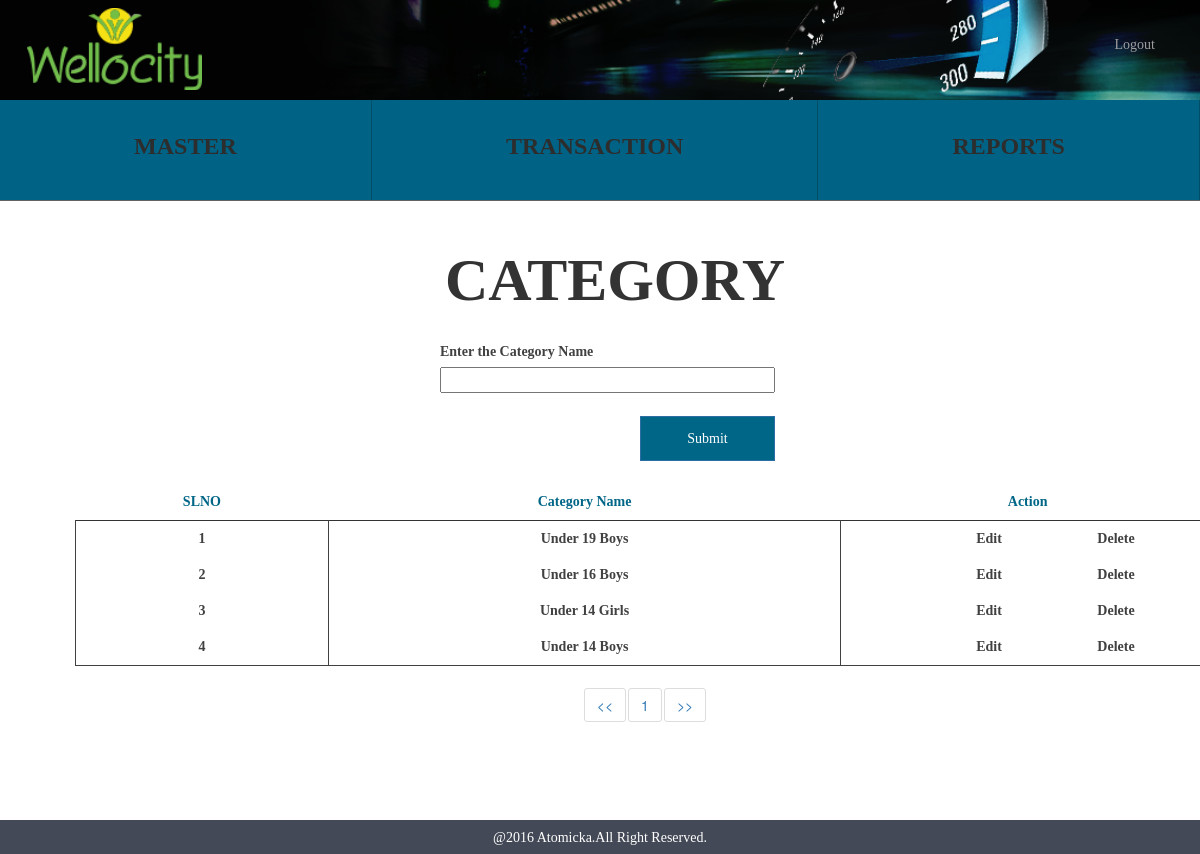
Screenshot of /category.php (signed in) with the database file from the repository.
### tables this page shows
CREATE TABLE IF NOT EXISTS `wc_categories` (
  `categories_id` int(10) NOT NULL AUTO_INCREMENT,
  `categories_name` varchar(150) NOT NULL,
  `categories_status` tinyint(1) NOT NULL,
  `categories_createddate` timestamp NOT NULL DEFAULT CURRENT_TIMESTAMP,
  PRIMARY KEY (`categories_id`),
  KEY `categories_name` (`categories_name`)
);

### functions/category_function.php (called while the page is built, shortened)
<?php
class categoryfunction{
    public function categoryselectfunction(){
      $temp_arr = array();
      $res = mysql_query("SELECT * FROM wc_categories ORDER BY categories_id DESC") or die(mysql_error());
      while($row = mysql_fetch_array($res)) {
          $temp_arr[] =$row;
      }
      return $temp_arr;
      }
}
 ?>

### category.php (the view, shortened to what this page needs)
<?php
require_once "header.php";
require_once "functions/category_function.php";
$obj = new categoryfunction();
?>
	<div class="container">
		<div class="container align_center align_height">
			<span class="sports">CATEGORY</span>
		</div>
		<div class="container align_margin">
			<div class="col-md-8">
				<div class="col-md-6"></div>
				<div class="col-md-6 align_margin">
					<form id="category_form" name="categories_form" role="form">
						<div class="align_margin">
							<label>Enter the Category Name</label><br>
							<input type="text" class="sportsname" name="category_name" data-validation-error-msg="Please enter the category name" data-validation="required">
						</div>
						<input type="submit" class="btn btn-primary align_right clear category_submit_act" value="Submit">
					</form>
				</div>
				<div class="container table-position">
				  <table class="table state_table" id="category_table">
				    <thead>
				      <tr class="row_color">
				        <th class="align_center">SLNO</th>
				        <th class="align_center">Category Name</th>
				        <th class="align_center">Action</th>
				      </tr>
				    </thead>
				    <tbody>
						<?php
							$data = $obj->categoryselectfunction();
							$i=1;
							foreach( $data as $eachrecord ) {
						 ?>
				    	<tr class="align_center delete_color">
					        <td><?php echo $i; ?></td>
					        <td class="category_name"><?php echo $eachrecord ['categories_name']; ?></td>
					         <td>
					        	<span class="edit_state">Edit</span>
					        	<span class="delete_state" data-value="<?php echo $eachrecord ['categories_id']; ?>">Delete</span>
					        </td>
				      	</tr>
						<?php $i++; } ?>
				    </tbody>
				  </table>
				</div>
			</div>
		</div>
	</div>
<?php require_once "footer.php" ?>

### css/style.css (style rules this page uses)
.align_center { text-align: center; }
.align_right { float: right; }
.sports { font-size: 60px; font-weight: bold; position: relative; font-family: Montserrat; }
.statesname,.sportsname,.edit_states_name { width: 100%; }
.align_margin { margin-bottom:23px; }
.align_height { line-height: 2; }
.row_color { color: #006687; font-family: Montserrat; }
.delete_color { color: #414141; font-weight: bold; font-family: Montserrat; }
.clear { background-color: #006687 !important; color: #fff !important; height: 45px; width: 135px; border-radius: 0 !important; font-weight: bold; font-family: Montserrat; margin-right: 0px; }
.table > thead > tr > th, .table > tbody > tr > th, .table > tfoot > tr > th, .table > thead > tr > td, .table > tbody > tr > td, .table > tfoot > tr > td { border-top: 0 !important; }
.table > thead > tr > th { border-bottom: 1px !important; }
.table > tbody { border:1px solid !important; }
.table > tbody td { border:1px solid; border-bottom: 0 !important }
.table > thead { border-bottom: 1px solid; }
.table > tbody tr:last-child { border-bottom: 1px solid !important; }
.edit_state,.edit_district { cursor: pointer; position: relative; right: 20px; }
.delete_state,.delete_district { cursor: pointer; float: right; position: relative; right: 20%; }
label { color: #414141 !important; font-family: Montserrat; }
button, input, optgroup, select, textarea { font-family: Montserrat !important; }
#sports_table tbody,#category_table tbody { border: 1px solid #000; }

### rows the page displays
wc_categories: categories_name "Under 19 Boys", $eachrecord ['categories_id'] 4 (drawn)
wc_categories: categories_name "Under 16 Boys", $eachrecord ['categories_id'] 3 (drawn)
wc_categories: categories_name "Under 14 Girls", $eachrecord ['categories_id'] 2 (drawn)
wc_categories: categories_name "Under 14 Boys", $eachrecord ['categories_id'] 1 (drawn)
